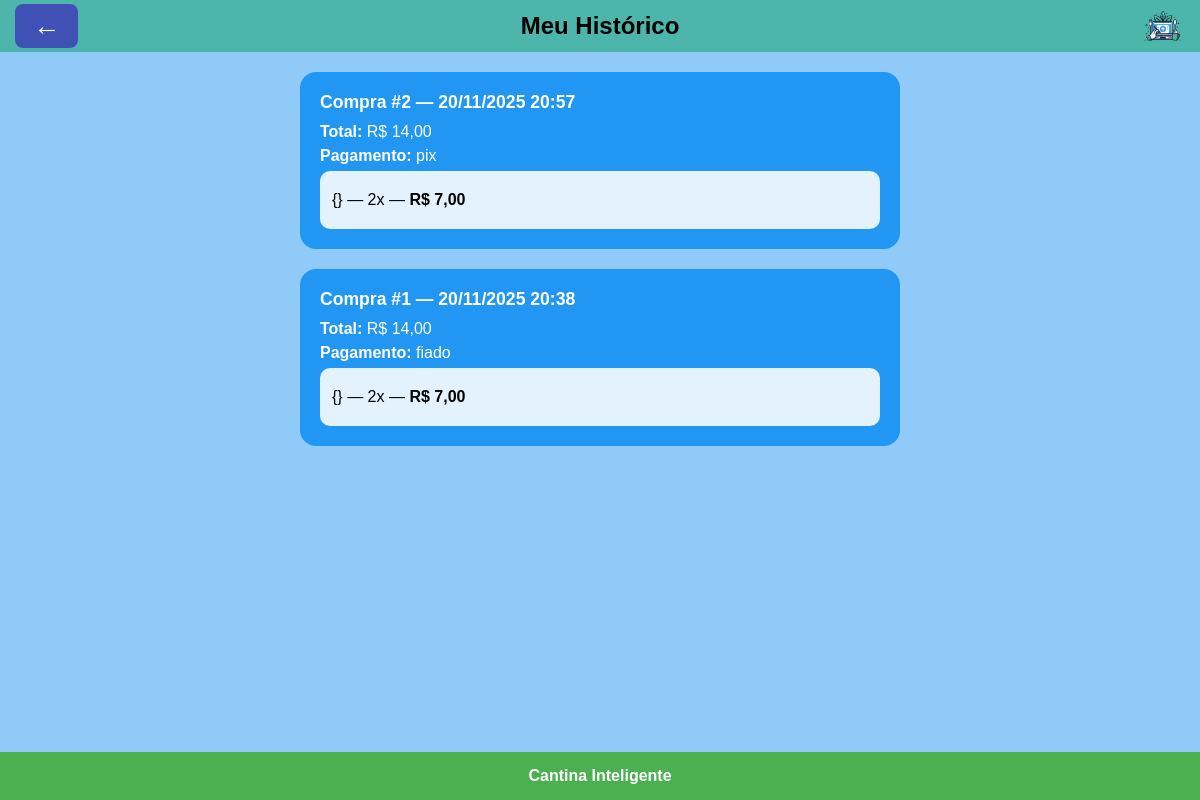
Page /historico/ (signed in) on the committed database.
### PFI/models.py (models this page shows, shortened)
class Venda(models.Model):
    usuario = models.ForeignKey(Usuario, on_delete=models.CASCADE, related_name='comprador')
    vendedor = models.ForeignKey(Usuario, on_delete=models.SET_NULL, null=True, blank=True, related_name='vendedor')
    valor_total = models.DecimalField(max_digits=6, decimal_places=2, default=0)
    pago = models.BooleanField(default=False)
    metodo_pagamento = models.CharField(
        max_length=20,
        choices=[('fiado','Fiado'), ('pix','Pix'), ('dinheiro','Dinheiro')],
        default='fiado'
    )
    data = models.DateTimeField(auto_now_add=True)

class ItemVenda(models.Model):
    venda = models.ForeignKey(Venda, on_delete=models.CASCADE, related_name="itens")
    produto = models.ForeignKey(Produto, on_delete=models.CASCADE)
    quantidade = models.IntegerField()
    preco_unitario = models.DecimalField(max_digits=6, decimal_places=2)

class Produto(models.Model):
    nome = models.CharField(max_length=100)
    descricao = models.TextField(blank=True, null=True)
    preco_compra = models.DecimalField(max_digits=10, decimal_places=2, default=0)
    preco_venda = models.DecimalField(max_digits=10, decimal_places=2, default=0)
    foto = models.ImageField(upload_to="produtos/", blank=True, null=True)
    estoque = models.IntegerField(default=0)
    def __init__(self, *args: Any, **kwargs: Any):
        super().__init__(args, kwargs)
        self.preco = None

### PFI/views.py (the view)
# urls.py: path('historico/', views.historico_usuario, name='historico'),
def historico_usuario(request):
    usuario_id = request.session.get("usuario_id")
    if not usuario_id:
        return redirect("login")
    usuario = Usuario.objects.get(id=usuario_id)
    historico = Venda.objects.filter(usuario=usuario).order_by('-data')[:10]
    return render(request, "Site_principal/Historico/historico_usuario.html", {"historico": historico, "usuario": usuario})

### templates/Site_principal/Historico/historico_usuario.html (shortened to what this page needs)
{% load static %}
<!DOCTYPE html>
<html lang="pt-BR">
<head>
    <link rel="stylesheet" href="{% static 'CSS/style_historico_cliente.css' %}">
</head>
<body>
<header class="topo">
    <a href="{% url 'cliente' %}" class="btn-voltar">←</a>
    <h1>Meu Histórico</h1>
    <img src="{% static 'MEDIA/logo.png' %}" class="logo-topo" alt="logo">
</header>
<main class="conteudo">
    {% if historico %}
        {% for venda in historico %}
        <div class="card">
            <h3>Compra #{{ venda.id }} — {{ venda.data|date:"d/m/Y H:i" }}</h3>
            <p><strong>Total:</strong> R$ {{ venda.valor_total|floatformat:2 }}</p>
            <p><strong>Pagamento:</strong> {{ venda.metodo_pagamento }}</p>
            <ul>
                {% for item in venda.itens.all %}
                <li>
                    {{ item.produto.nome }} — {{ item.quantidade }}x —
                    <strong>R$ {{ item.preco_unitario|floatformat:2 }}</strong>
                </li>
                {% endfor %}
            </ul>
        </div>
        {% endfor %}
    {% else %}
        <p class="sem-compras">Você ainda não realizou compras.</p>
    {% endif %}
</main>
<footer class="rodape">
    Cantina Inteligente
</footer>
</body>
</html>

### PFI/static/CSS/style_historico_cliente.css (style rules this page uses)
* { margin: 0; padding: 0; box-sizing: border-box; font-family: Arial, sans-serif; }
body { background: #90CAF9; min-height: 100vh; display: flex; flex-direction: column; }
.topo { background: #4db6ac; padding: 12px; display: flex; align-items: center; justify-content: center; position: relative; }
.topo h1 { color: black; font-size: 1.5rem; font-weight: bold; }
.btn-voltar { position: absolute; left: 15px; background: #3f51b5; color: white; border: none; font-size: 1.7rem; padding: 8px 18px; border-radius: 8px; cursor: pointer; text-decoration: none; line-height: 1; display: flex; align-items: center; justify-content: center; }
.logo-topo { position: absolute; right: 15px; width: 45px; height: 45px; object-fit: contain; }
.conteudo { flex: 1; padding: 20px; padding-bottom: 120px; display: flex; flex-direction: column; align-items: center; gap: 20px; }
.card { width: 90%; max-width: 600px; background: #2196f3; padding: 20px; border-radius: 16px; color: white; }
.card h3 { margin-bottom: 10px; font-size: 1.1rem; }
.card p { margin-bottom: 6px; }
.card ul { background: #e3f2fd; padding: 12px; border-radius: 10px; list-style: none; }
.card li { padding: 8px 0; color: black; border-bottom: 1px solid #ccc; }
.card li:last-child { border-bottom: none; }
.rodape { background: #4caf50; color: white; text-align: center; padding: 15px; font-weight: bold; position: fixed; bottom: 0; width: 100%; left: 0; }

### rows in the picture
Venda: id "2", data "20/11/2025 20:57", valor_total "14,00", metodo_pagamento "pix"
ItemVenda: produto.nome "{}", quantidade "2", preco_unitario "7,00"
Venda: id "1", data "20/11/2025 20:38", valor_total "14,00", metodo_pagamento "fiado"
ItemVenda: produto.nome "{}", quantidade "2", preco_unitario "7,00"
